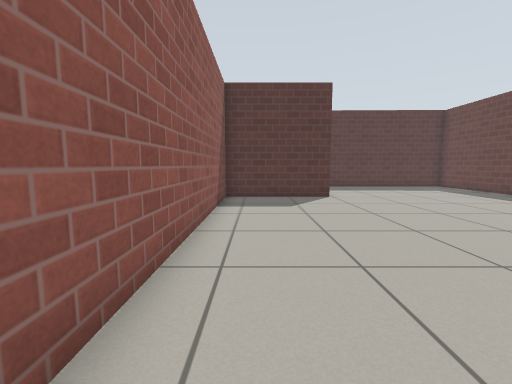
View 1 (above)

13 first-person views from a walk through a robot-simulator world made for Gazebo. The camera is 0.72 m above the floor, tilts 6° down and sees 90° across. The floor is counted in squares, 0.5 m on a side. Each view is taken from the middle of a square. On the plan, view 1 faces up. The plan holds only what a view shows up to about 13 squares ahead; the rest is blank. Simple patterns stand in for the simulator's built-in surfaces.

View 2
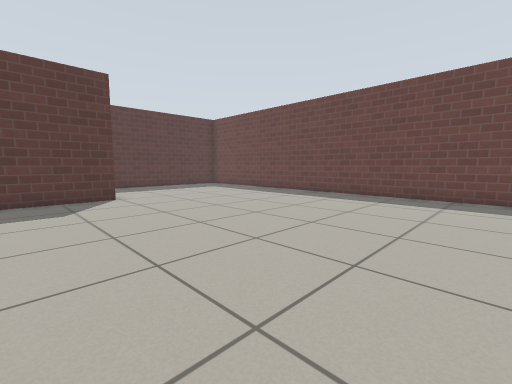

View 3
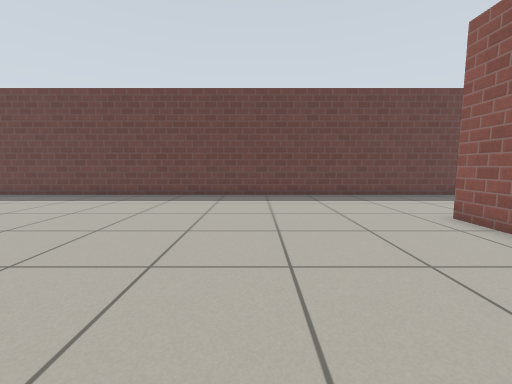

View 4
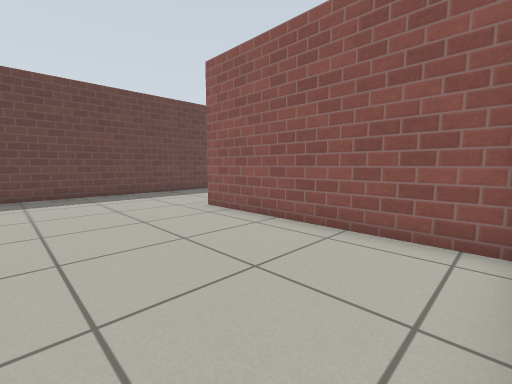

View 5
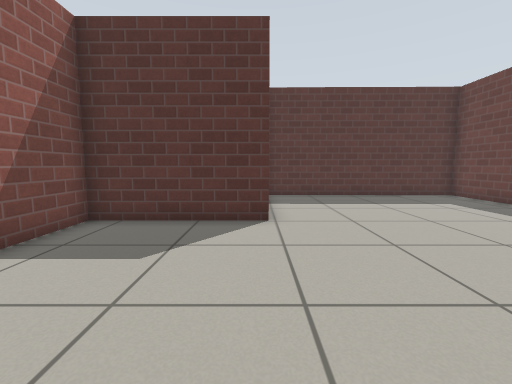

View 6
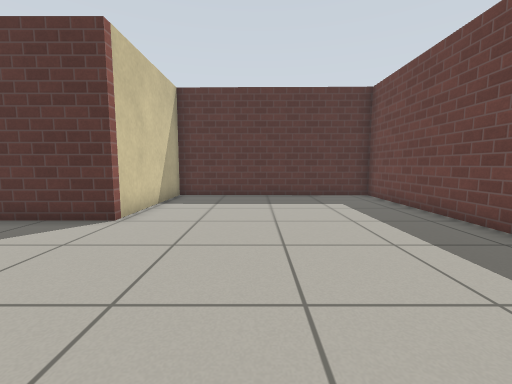

View 7
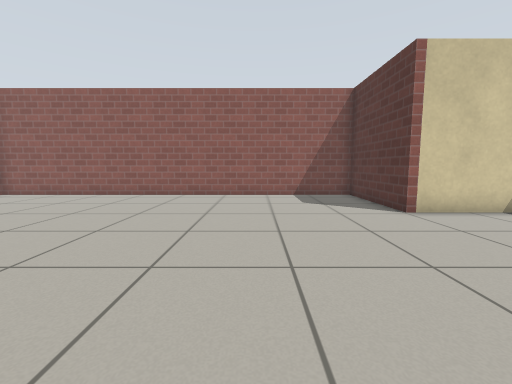

View 8
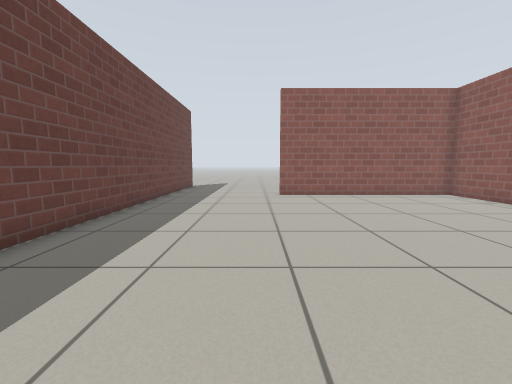

View 9
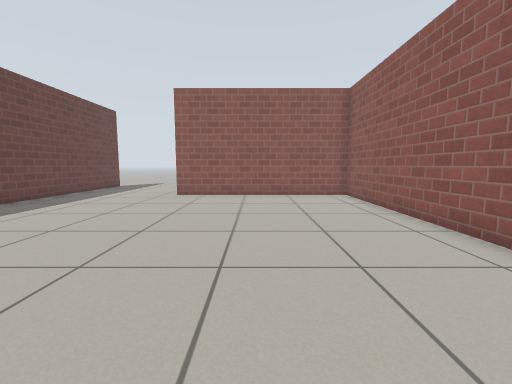

View 10
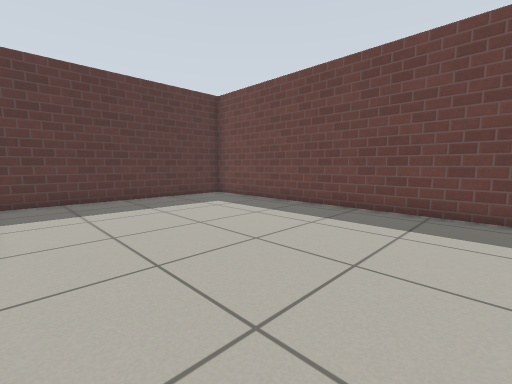

View 11
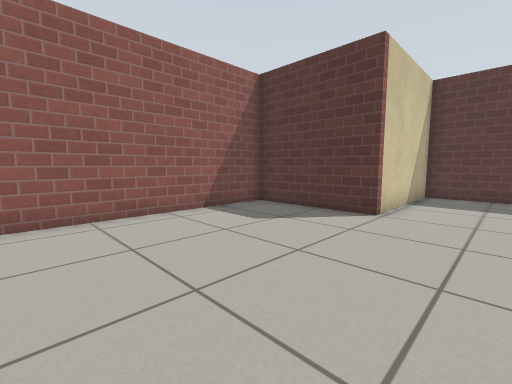

View 12
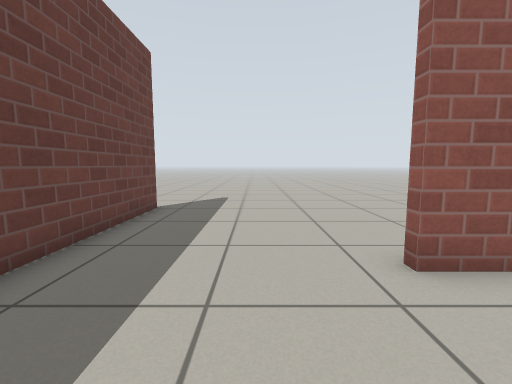

View 13
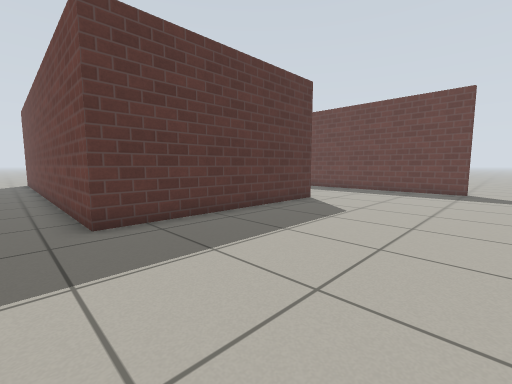

### Floor plan
Points are (right, up) in squares from view 1. A wall is a line through its corners. A room is listed if a view was taken in it or the views show most of it. See-through windows are left out.
Room 1 (views 1, 2, 3, 4, 5, 6, 7, 8, 9, 10, 11, 12)
walls: (12.3, -5.6) (12.3, 17.1) (3.3, 17.3) (3.3, 11.6) (-1.4, 11.6) (-1.4, -5.3) (6.8, -5.3)
ways out: opening at (9, -6) to room 2
Room 2 (view 13)
walls: (6.8, -5.3) (6.8, -5.6) (-1.7, -5.6) (-1.7, 5.4); (12.8, -10.6) (12.3, -10.6) (12.3, -5.6)
ways out: opening at (9, -6) to room 1; opening at (12, -11.5)

Where each view was taken, in squares from view 1:
view 1: 0 up, 0 right, facing up
view 2: 0 up, 0 right, facing up-right
view 3: 0 up, 0 right, facing right
view 4: 0 up, 1 left, facing down-right
view 5: 5 up, 3 right, facing up
view 6: 5 up, 7 right, facing up
view 7: 7 up, 11 right, facing left
view 8: 7 up, 8 right, facing down
view 9: 7 up, 3 right, facing down
view 10: 6 up, 4 right, facing up-right
view 11: 4 up, 6 right, facing up-left
view 12: 2 down, 9 right, facing down
view 13: 12 down, 3 left, facing up-right
